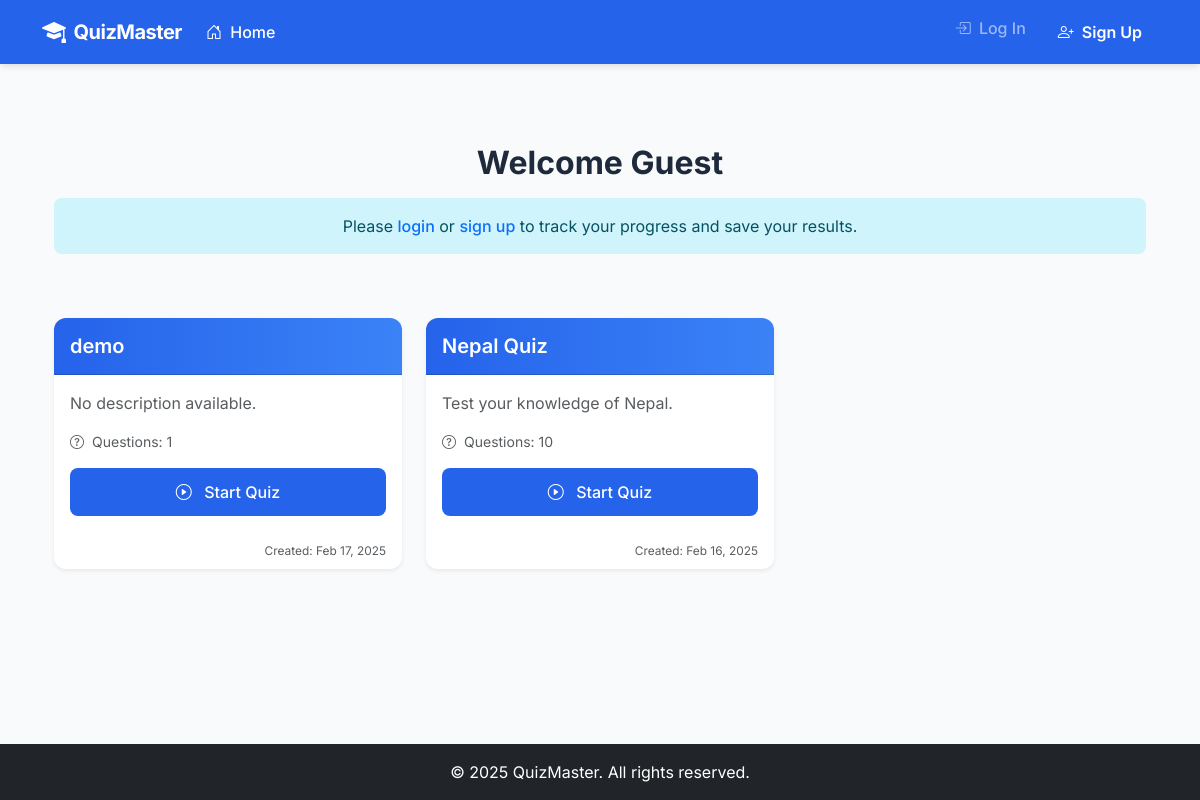
The page / on the database its author committed.
### quiz/models.py (models this page shows, shortened)
class Quiz(models.Model):
    title = models.CharField(max_length=200)
    description = models.TextField(blank=True, default="")
    created_at = models.DateTimeField(auto_now_add=True)
    time_limit = models.IntegerField(
        null=True,
        blank=True,
        help_text="Time limit in seconds. Leave blank for no limit.",
        validators=[MinValueValidator(60)],  # Minimum 1 minute
        default=None  # Default set to None
    )
    passing_score = models.DecimalField(
        max_digits=5,
        decimal_places=2,
        null=True,
        blank=True,
        validators=[MinValueValidator(0), MaxValueValidator(100)],
        help_text="Passing score percentage. Leave blank if no passing score is required.",
        default=None  # Default set to None
    )
    is_active = models.BooleanField(default=True)
    class Meta:
        ordering = ['-created_at']
        verbose_name_plural = "Quizzes"
    def get_total_questions(self):
        return self.questions.count()

### quiz/views.py (the view)
# urls.py: path('', views.quiz_menu_view, name='quiz_menu'),
def quiz_menu_view(request):
    quizzes = Quiz.objects.all()
    user_results = {}
    if request.user.is_authenticated:
        for quiz in quizzes:
            try:
                user_results[quiz.id] = Result.objects.filter(quiz=quiz, user=request.user).latest('completion_time')
            except Result.DoesNotExist:
                user_results[quiz.id] = None  # No result exists for this quiz
    return render(request, 'quiz_menu.html', {'quizzes': quizzes, 'user_results': user_results})

### templates/quiz_menu.html (shortened to what this page needs)
{% extends "base.html" %}
{% block content %}
<div class="container py-5">
  <div class="row mb-5">
    <div class="col-12 text-center">
      <h2 class="mb-3 fw-bold">Welcome {% if user.is_authenticated %}{{ user.username }}{% else %}Guest{% endif %}</h2>
      {% if user.is_authenticated %}
        <p class="lead mb-0 text-muted">Choose a quiz to test your knowledge!</p>
      {% else %}
        <div class="alert alert-info bg-opacity-10 border-0">
          <p class="mb-0">
            Please <a href="{% url 'login' %}" class="text-decoration-none fw-medium">login</a> or
            <a href="{% url 'signup' %}" class="text-decoration-none fw-medium">sign up</a> to track your progress and save your results.
          </p>
        </div>
      {% endif %}
    </div>
  </div>
  <div class="row g-4">
    {% for quiz in quizzes %}
      <div class="col-md-6 col-lg-4">
        <div class="card h-100 shadow-sm border-0 animate-fade-in" style="border-radius: 12px; overflow: hidden;">
          <div class="card-header p-3" style="background: linear-gradient(to right, var(--primary-color), var(--secondary-color)); color: #fff;">
            <h5 class="card-title mb-0 fw-semibold">{{ quiz.title }}</h5>
          </div>
          <div class="card-body">
            <p class="card-text text-muted">
              {{ quiz.description|default:"No description available."|truncatewords:20 }}
            </p>
            <div class="small text-muted mb-3">
              <div class="d-flex align-items-center mb-2">
                <i class="bi bi-question-circle me-2"></i>
                <span>Questions: {{ quiz.get_total_questions }}</span>
              </div>
            </div>
            <div class="d-grid gap-2">
              <a href="{% url 'start_quiz' quiz.id %}" class="btn btn-primary fw-medium">
                <i class="bi bi-play-circle me-2"></i> Start Quiz
              </a>
            </div>
          </div>
          <div class="card-footer text-muted text-end bg-transparent border-0" style="font-size: 0.85rem;">
            <small>Created: {{ quiz.created_at|date:"M d, Y" }}</small>
          </div>
        </div>
      </div>
    {% endfor %}
  </div>
</div>
{% endblock %}

### templates/base.html (style rules this page uses)
:root { --primary-color: #2563eb; --secondary-color: #3b82f6; --accent-color: #f59e0b; --dark-color: #1e293b; --light-color: #f8fafc; }
body { font-family: 'Inter', sans-serif; background-color: var(--light-color); color: var(--dark-color); min-height: 100vh; display: flex; flex-direction: column; }
.card { border: none; border-radius: 12px; box-shadow: 0 4px 6px -1px rgba(0, 0, 0, 0.1); transition: transform 0.2s ease; }
.btn-primary { background: var(--primary-color); border: none; padding: 0.75rem 1.5rem; font-weight: 600; border-radius: 8px; }
.alert { border-radius: 8px; border: none; }
.animate-fade-in { animation: fadeIn 0.3s ease-out; }

### rows shown on the page
Quiz: title "demo", description "No description available.", get_total_questions "1", created_at "Feb 17, 2025"
Quiz: title "Nepal Quiz", description "Test your knowledge of Nepal.", get_total_questions "10", created_at "Feb 16, 2025"
